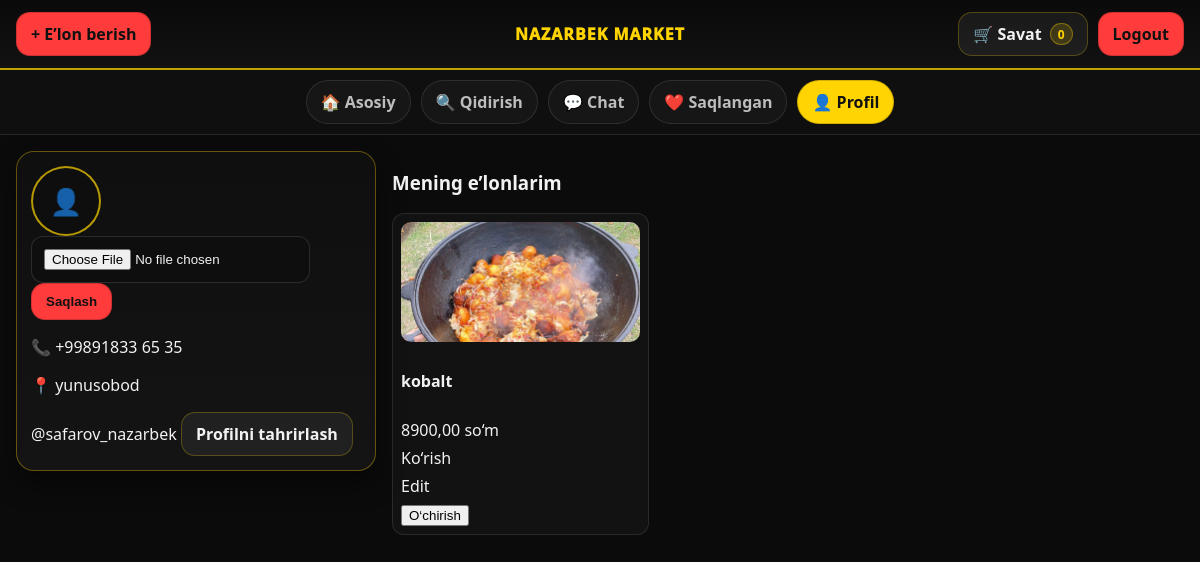
/accounts/profile/ (signed in), run on the app's committed database.
### profiles/models.py (models this page shows, shortened)
class Profile(models.Model):
    user = models.OneToOneField(
        settings.AUTH_USER_MODEL,
        on_delete=models.CASCADE,
        related_name="profile"
    )
    avatar = models.ImageField(upload_to="avatars/", blank=True, null=True)
    phone = models.CharField(max_length=20, blank=True)
    location = models.CharField(max_length=120, blank=True)
    bio = models.TextField(blank=True)
    tg_username=models.CharField(max_length=20,blank=True )

### Product/models.py (models this page shows, shortened)
class Product(models.Model):
    CATEGORY_CHOICES = [
        ("elektronika", "Elektronika"),
        ("kiyim", "Kiyim-kechak"),
        ("avto", "Avtomobil"),
        ("uy", "Uy-joy"),
        ("texnika", "Texnika"),
        ("xizmat", "Xizmatlar"),
        ("boshqa", "Boshqalar"),
    ]
    owner = models.ForeignKey(
        settings.AUTH_USER_MODEL,
        on_delete=models.CASCADE,
        related_name="products"
    )
    title = models.CharField(max_length=120)
    description = models.TextField(blank=True)
    price = models.DecimalField(max_digits=12, decimal_places=2)
    category = models.CharField(max_length=30, choices=CATEGORY_CHOICES, default="boshqa")
    image = models.ImageField(upload_to="products/", blank=True, null=True)
    location_name = models.CharField(max_length=150, blank=True)
    created_at = models.DateTimeField(auto_now_add=True)
    is_active = models.BooleanField(default=True)
    phone_number=models.CharField(max_length=20)
    class Meta:
        ordering = ["-created_at"]

### profiles/views.py (the view)
# urls.py: path('profile/',profile_view, name='profile'),
@login_required
def profile_view(request):
    my_products = Product.objects.filter(owner=request.user).order_by("-created_at")
    return render(request, "profile.html", {
        "my_products": my_products,
        "cart_count": 0,
    })

### configapp/context_processors.py (called while the page is built)
def cart_count(request):
    if request.user.is_authenticated:
        total = CartItem.objects.filter(user=request.user).aggregate(s=Sum("quantity"))["s"] or 0
        return {"cart_count": total}
    return {"cart_count": 0}

### templates/profile.html (shortened to what this page needs)
{% extends "dashboard.html" %}
{% block content %}
<div class="profile">
  <aside class="profile-card">
    <div class="avatar">
      {% if user.profile.avatar %}
        <img src="{{ user.profile.avatar.url }}">
      {% else %}
        <div class="avatar__ph">👤</div>
      {% endif %}
    </div>
    <form method="post" enctype="multipart/form-data"
          action="{% url 'profile_avatar_upload' %}">
      <input type="file" name="avatar">
      <button class="btn btn--red">Saqlash</button>
    </form>
    <p>📞 {{ user.profile.phone|default:"-" }}</p>
    <p>📍 {{ user.profile.location|default:"-" }}</p>
    {% if user.profile.tg_username %}
      <a href="https://t.me/{{ user.profile.tg_username }}" target="_blank">
        @{{ user.profile.tg_username }}
      </a>
    {% endif %}
    <a class="btn btn--dark" href="{% url 'profile_edit' %}">Profilni tahrirlash</a>
  </aside>
  <section class="profile-main">
    <h3>Mening e’lonlarim</h3>
    {% if my_products %}
      <div class="grid">
        {% for p in my_products %}
          <div class="card">
            {% if p.image %}
              <img class="card__img" src="{{ p.image.url }}">
            {% endif %}
            <h4>{{ p.title }}</h4>
            <div>{{ p.price }} so‘m</div>
            <a href="{% url 'product_detail' p.id %}">Ko‘rish</a>
            <a href="{% url 'product_edit' p.id %}">Edit</a>
            <form method="post" action="{% url 'product_delete' p.id %}">
              <button>O‘chirish</button>
            </form>
          </div>
        {% endfor %}
      </div>
    {% else %}
      <p>E’lon yo‘q</p>
    {% endif %}
  </section>
</div>
{% endblock %}

### static/dashboard.css (style rules this page uses)
:root { --bg:#0b0b0b; --panel:#121212; --panel2:#0f0f0f; --text:#f2f2f2; --muted:#bdbdbd; --yellow:#ffd400; --red:#ff3b3b; --stroke:rgba(255,255,255,.12); --sidebar-w:320px; --gap:18px; }
* { box-sizing:border-box; }
html,body { height:100%; }
body { margin:0; font-family:system-ui,-apple-system,Segoe UI,Roboto,Arial,sans-serif; background:var(--bg); color:var(--text); }
a { color:inherit; text-decoration:none; }
.btn { display:inline-flex; align-items:center; gap:8px; padding:10px 14px; border-radius:14px; font-weight:900; border:1px solid rgba(255,255,255,.14); background:rgba(255,255,255,.04); color:var(--text); }
.btn--red { background:var(--red); color:#111; border-color:rgba(0,0,0,.18); }
.btn--dark { background:rgba(255,255,255,.06); border-color:rgba(255,212,0,.25); }
.grid { display:grid; grid-template-columns:repeat(auto-fill,minmax(200px,1fr)); gap:10px; }
.card { display:flex; flex-direction:column; background:rgba(255,255,255,.03); border:1px solid rgba(255,255,255,.10); border-radius:12px; padding:8px; gap:6px; }
.card__img { width:100%; height:120px; object-fit:cover; display:block; border-radius:10px; background:#0e0e0e; }
input,select,textarea { padding:12px; border-radius:12px; background:#0e0e0e; border:1px solid rgba(255,255,255,.12); color:var(--text); }
.profile { display:grid; grid-template-columns: 360px 1fr; gap:16px; align-items:start; }
.profile-card { position:sticky; top:150px; background:linear-gradient(180deg,#0f0f0f,#141414); border:1px solid rgba(255,212,0,.35); border-radius:18px; padding:14px; box-shadow:0 12px 28px rgba(0,0,0,.45); }
.avatar { width:70px; height:70px; border-radius:999px; overflow:hidden; border:2px solid rgba(255,212,0,.7); background:#0e0e0e; flex:0 0 auto; display:flex; align-items:center; justify-content:center; }
.avatar__ph { font-size:26px; opacity:.8; }

### data on the page
Product: image (picture), title "kobalt", price "8900,00"

### other printed values
{{ cart_count|default:0 }} "0"
{{ user.profile.phone|default:"-" }} "+99891833 65 35"
{{ user.profile.location|default:"-" }} "yunusobod"
{{ user.profile.tg_username }} "safarov_nazarbek"
